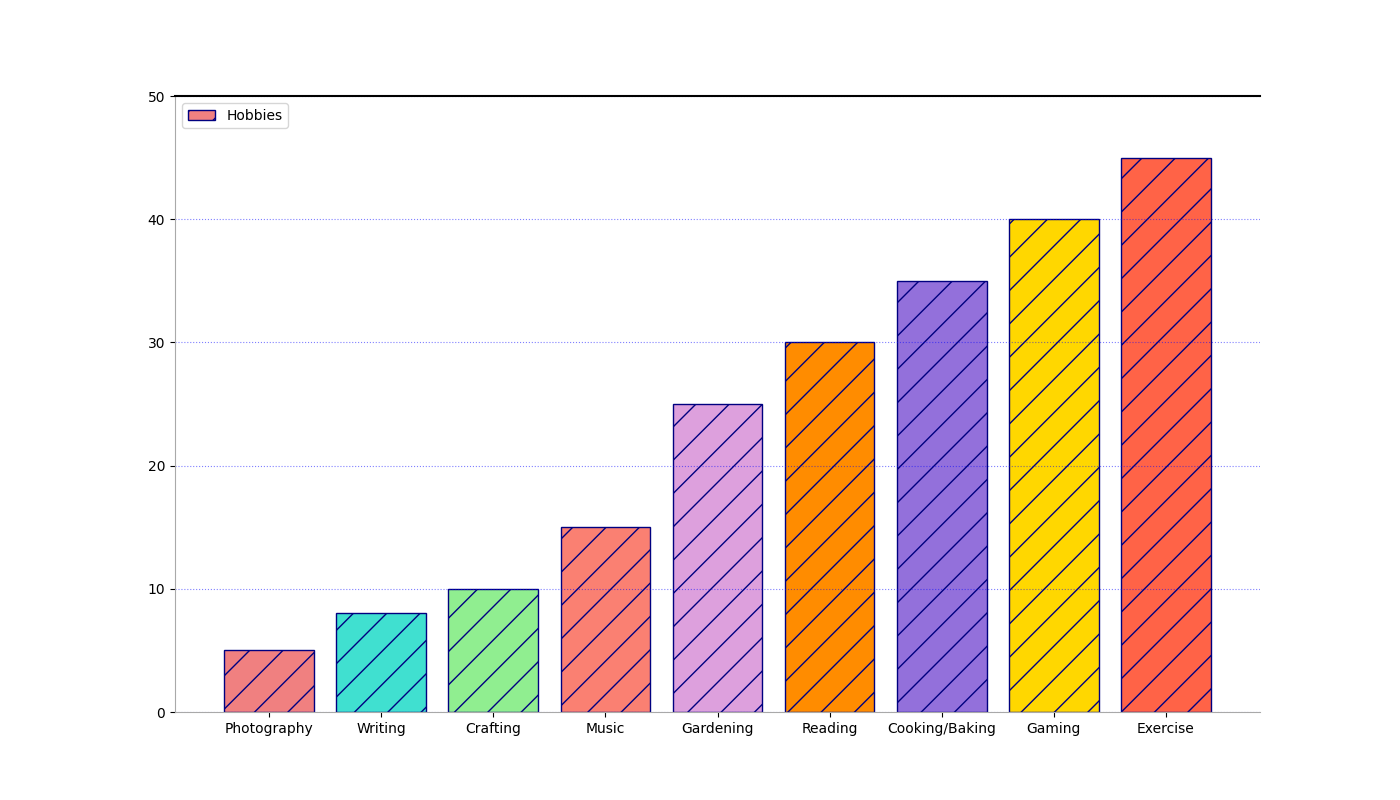

Here is the Python script that generated this plot:
import matplotlib.pyplot as plt
import numpy as np

hobbies = [
    "Photography", 
    "Writing", 
    "Crafting", 
    "Music", 
    "Gardening", 
    "Reading", 
    "Cooking/Baking", 
    "Gaming", 
    "Exercise"
]

percentages = [5, 8, 10, 15, 25, 30, 35, 40, 45]

# Different colors for variety
colors = ['lightcoral', 'turquoise', 'lightgreen', 'salmon', 'plum', 'darkorange', 'mediumpurple', 'gold', 'tomato']

fig, ax = plt.subplots(figsize=(14, 8))
bars = ax.bar(hobbies, percentages, color=colors, edgecolor='navy')

# Alter marker types, set dashes for visibility
for i, bar in enumerate(bars):
    bar.set_hatch('/')

ax.set_ylim(0, 50)

# Add gridlines with a different style
ax.yaxis.grid(True, linestyle=':', which='major', color='blue', alpha=0.5)

# Altering border visibility by using spines to create a customized box around the plot
ax.spines['top'].set_linewidth(1.5)
ax.spines['right'].set_color('none')  # Removing the right spine
ax.spines['bottom'].set_color('darkgray')
ax.spines['left'].set_color('darkgray')

# Adding a legend with different location and style
ax.legend(['Hobbies'], loc='upper left', frameon=True, framealpha=0.8)

plt.show()
